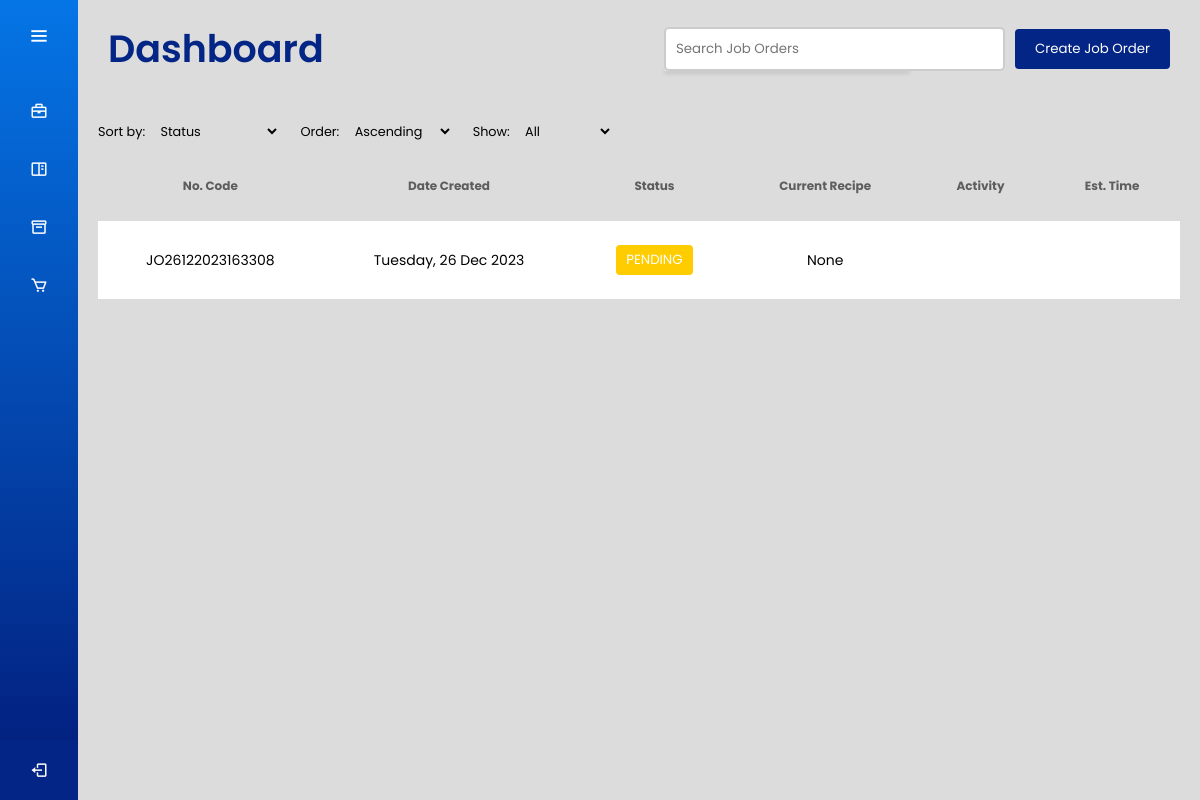
Page / (signed in) on the earlier database version.
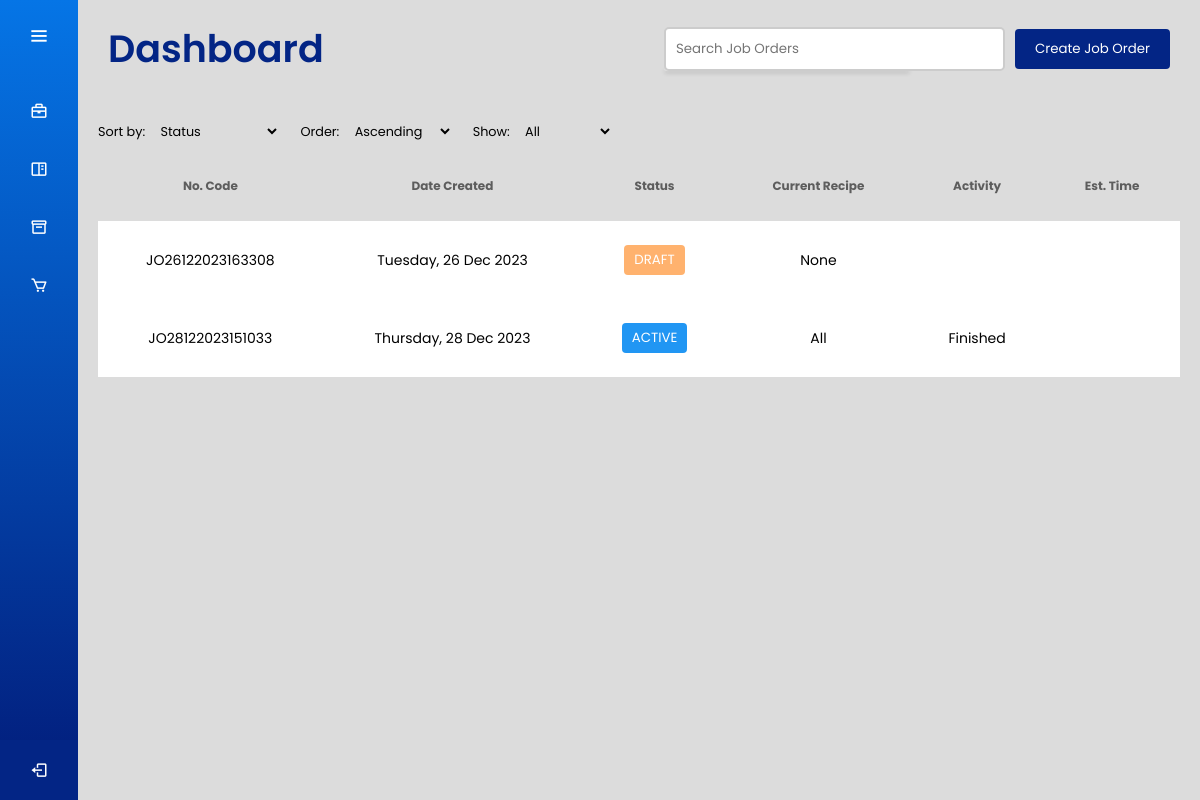
Same page on the later database version.
### joborders/models.py (models this page shows, shortened)
class JobOrder(models.Model):
    jobOrderId = models.CharField(max_length=50, unique=True)
    jobOrderCreatedDate = models.DateTimeField()
    jobOrderStatus = models.CharField(max_length=50)
    userId = models.ForeignKey(User, on_delete=models.CASCADE)

### users/views.py (the view, shortened to what this page needs)
# urls.py: path('', views.dashboard_view, name='dashboard'),
@login_required
def dashboard_view(request):
    malaysian_tz = pytz.timezone('Asia/Kuala_Lumpur')
    now = timezone.now().astimezone(malaysian_tz)
    job_orders_list = []
    job_orders = JobOrder.objects.all().prefetch_related('recipes__activity_recipe')
    try:
        user_role = UserRole.objects.get(user=request.user).role
    except UserRole.DoesNotExist:
        user_role = None  # Or set a default role if appropriate
    if user_role != 'production':
        raise Http404("Page not found.")
    for job_order in job_orders:
        earliest_activity = {
            'recipeName': 'None',
            'name': 'Not Started',
            'time': None
        }
        if job_order.jobOrderStatus == "ACTIVE":
            all_recipes_finished = True
            non_draft_recipes = job_order.recipes.filter(isDraft=False)
            if all_recipes_finished:
                earliest_activity['recipeName'] = 'All'
                earliest_activity['name'] = 'Finished'
                earliest_activity['time'] = None
        job_data = {
            'jobOrderId': job_order.jobOrderId,
            'jobOrderCreatedDate': job_order.jobOrderCreatedDate,
            'jobOrderStatus': job_order.jobOrderStatus,
            'current_recipe_name': earliest_activity['recipeName'],
            'current_activity_name': earliest_activity['name'],
            'current_activity_time': earliest_activity['time'],
        }
        job_orders_list.append(job_data)
    context = {
        'job_orders': job_orders_list,
        'user_role': user_role,
    }
    return render(request, 'dashboard.html', context)

### users/context_processors.py (called while the page is built)
def user_role_context(request):
    user = request.user
    if user.is_authenticated:
        try:
            user_role = UserRole.objects.get(user=user).get_role_display()
        except UserRole.DoesNotExist:
            user_role = None
    else:
        user_role = None
    return {
        'username': user.username if user.is_authenticated else 'Guest',
        'user_role': user_role
    }

### users/templates/dashboard.html (shortened to what this page needs)
<!DOCTYPE html>
<html lang="en" dir="ltr">
  {% load static %}
  <head>
    <link rel="stylesheet" href="{% static 'css/dash_style.css' %}">
    <link rel="stylesheet" href="{% static 'css/table_style.css' %}">
    <link href='https://unpkg.com/boxicons@2.0.7/css/boxicons.min.css' rel='stylesheet'>
   </head>
<body>
  {% include 'sidebar.html' %}
  <section class="home-section">
    {% include 'header.html' %}
    <div class="main-content">
      <div class="sort-filter-container">
        <div class="sort-by">
          <label for="sortBy">Sort by:</label>
          <select id="sortBy">
            <option value="status">Status</option>
          </select>
        </div>
        <div class="order">
          <label for="order">Order:</label>
          <select id="order">
            <option value="ascending">Ascending</option>
          </select>
        </div>
        <div class="show-lines">
          <label for="showLines">Show:</label>
          <select id="showLines">
            <option value="all">All</option>
          </select>
        </div>
      </div>
      {% include 'dashboard_table.html' %}
    </div>
  </section>
</body>
</html>

### users/templates/sidebar.html (shortened to what this page needs)
<!DOCTYPE html>
<html lang="en" dir="ltr">
  <head>
</head>
<body>
{% load static %}
<div class="sidebar">
    <div class="logo-details">
      {% if user_role == 'manager' %}
          <a href="{% url 'manager_dashboard' %}">
      {% elif user_role == 'production' %}
          <a href="{% url 'dashboard' %}">
      {% else %}
          <a href="{% url 'worker_dashboard' %}">
      {% endif %}
      </a>
      <i class='bx bx-menu' id="btn"></i>
  </div>
  <ul class="nav-list">
      <li>
          {% if user_role == 'manager' %}
              <a href="{% url 'manager_dashboard' %}">
          {% elif user_role == 'production' %}
              <a href="{% url 'dashboard' %}">
          {% else %}
              <a href="{% url 'worker_dashboard' %}">
          {% endif %}
          <i class='bx bx-briefcase' ></i>
          </a>
      </li>
      {% if user_role != 'packaging' and user_role != 'mixing' %}
      <li>
       <a href="{% url 'recipe_dashboard' %}">
        <i class='bx bx-book-content'></i>
       </a>
     </li>
    {% endif %}
     <li>
       <a href="{% url 'archives' %}">
        <i class='bx bx-box' ></i>
       </a>
     </li>
     <li>
       <a href="">
        <i class='bx bx-cart' ></i>
       </a>
     </li>
     <li class="profile">
         <div class="profile-details">
           <div class="name_job">
             <div class="name">{{ username }}</div>
             <div class="job">{{ user_role }}</div>
           </div>
         </div>
         <a href="{% url 'logout' %}"" id="logout_btn">
         <i class='bx bx-log-out' id="log_out"></i>
        </a>
     </li>
    </ul>
  </div>
</body>
</html>

### users/templates/header.html (shortened to what this page needs)
<!DOCTYPE html>
<html lang="en" dir="ltr">
  <head>
</head>
<body>
    <div class="header">
        <div class="text">Dashboard</div>
        <div class="top-menu">
            <input type="text" id="searchInput" placeholder="Search Job Orders">
            {% if user_role == 'production' %}
            <div class="dropdown">
                <button id="createJobOrderButton">Create Job Order</button>
            </div>
            {% endif %}
        </div>
    </div>
</body>
</html>

### users/templates/dashboard_table.html (shortened to what this page needs)
<!DOCTYPE html>
<html lang="en" dir="ltr">
<head>
</head>
<body>
    <table id="dashboard-table">
        <thead>
            <tr>
                <th>No. Code</th>
                <th>Date Created</th>
                <th>Status</th>
                <th>Current Recipe</th>
                <th>Activity</th>
                <th>Est. Time</th>
            </tr>
        </thead>
        <tbody>
            {% for job in job_orders %}
                <tr id="job_order_row_{{ job.jobOrderId }}" class="clickable-row" data-job-order-id="{{ job.jobOrderId }}">
                    <td>{{ job.jobOrderId }}</td>
                    <td>{{ job.jobOrderCreatedDate|date:"l, d M Y" }}</td>
                    <td>
                        <button class="status-button status-{{ job.jobOrderStatus|lower }}">
                            {{ job.jobOrderStatus }}
                        </button>
                    </td>
                    <td>{{ job.current_recipe_name }}</td>
                    {% if job.jobOrderStatus == "ACTIVE" %}
                        <td>{{ job.current_activity_name }}</td>
                        <td>{{ job.current_activity_time|date:"l, d M Y H:i A" }}</td>
                    {% else %}
                        <td></td>
                        <td></td>
                    {% endif %}
                </tr>
            {% empty %}
                <tr>
                    <td colspan="6">No job orders found.</td>
                </tr>
            {% endfor %}
        </tbody>
    </table>
</body>
</html>

### static/css/dash_style.css (style rules this page uses)
* { margin: 0; padding: 0; box-sizing: border-box; font-family: "Poppins", sans-serif; }
.sidebar { position: fixed; left: 0; top: 0; height: 100%; width: 78px; background: linear-gradient(180deg, rgb(5, 117, 230) 0%, rgb(2.46, 40.69, 137.58) 84.79%, rgb(2, 27, 121) 100%); padding: 6px 14px; z-index: 99; transition: all 0.5s ease; }
.sidebar .logo-details { height: 60px; display: flex; align-items: center; position: relative; }
.sidebar .logo-details #btn { position: absolute; top: 50%; right: 0; transform: translateY(-50%); font-size: 22px; transition: all 0.4s ease; font-size: 23px; text-align: center; cursor: pointer; transition: all 0.5s ease; }
.sidebar i { color: #fff; height: 60px; min-width: 50px; font-size: 28px; text-align: center; line-height: 60px; }
.sidebar .nav-list { margin-top: 20px; height: 100%; }
.sidebar li { position: relative; margin: 8px 0; list-style: none; }
.sidebar li a { display: flex; height: 100%; width: 100%; border-radius: 12px; align-items: center; text-decoration: none; transition: all 0.4s ease; background: none; }
.sidebar li i { height: 50px; line-height: 50px; font-size: 18px; border-radius: 12px; }
.sidebar li.profile { position: fixed; height: 60px; width: 78px; left: 0; bottom: -8px; padding: 10px 14px; background: #032585; transition: all 0.5s ease; overflow: hidden; }
.sidebar li .profile-details { display: flex; align-items: center; flex-wrap: nowrap; }
.sidebar li.profile .name, .sidebar li.profile .job { font-size: 15px; font-weight: 400; color: #fff; white-space: nowrap; }
.sidebar li.profile .job { font-size: 12px; }
.sidebar .profile #log_out { position: absolute; top: 50%; right: 0; transform: translateY(-50%); background: #032585; width: 100%; height: 60px; line-height: 60px; border-radius: 0px; transition: all 0.5s ease; }
.home-section { position: relative; background: #DCDCDC; min-height: 100vh; top: 0; left: 78px; width: calc(100% - 78px); transition: all 0.5s ease; z-index: 2; }
.home-section .text { display: inline-block; color: #032585; font-size: 38px; font-weight: 600; }
.top-menu { display: flex; align-items: center; }
.home-section .header { display: flex; justify-content: space-between; align-items: center; padding: 20px 30px 20px 30px; background-color: #DCDCDC; box-shadow: 0 2px 4px rgba(0, 0, 0, 0.1); }
.home-section .top-menu input[type="text"] { padding: 10px; padding-right: 70px; border-radius: 4px; margin-right: 10px; border: 2px solid #ccc; border-radius: 5px; outline: none; transition: border-color 0.3s; z-index: 2; }
.home-section .top-menu button { background-color: #032585; color: #fff; padding: 10px 20px; border: none; border-radius: 4px; cursor: pointer; transition: background-color 0.3s; }
.home-section .main-content { padding: 20px; background-color: #DCDCDC; min-height: 300px; height: 100%; }
.dropdown { position: relative; display: inline-block; }
.sort-filter-container { display: flex; justify-content: left; margin-bottom: 5px; }
.sort-filter-container>div { margin-right: 20px; }
.sort-filter-container label { font-size: 0.8em; }
.sort-filter-container select { background-color: transparent !important; border: transparent !important; font-size: 0.8em; size: 0.8em; padding: 5px; height: auto; }
.sort-filter-container select { padding: 5px; margin-left: 2px; }

### static/css/table_style.css (style rules this page uses)
table { width: 100%; border-collapse: collapse; margin: 0; }
table thead { color: #5D5D5D; }
table th { padding: 26px; text-align: center; vertical-align: middle; font-size: 12px; font-weight: 700; }
table td { padding: 24px; text-align: center; vertical-align: middle; font-size: 14px; }
table tbody tr { padding: 10px; background-color: #ffffff; transition: background-color 0.3s; }
.status-button { padding: 5px 10px; border: none; border-radius: 4px; color: white; font-weight: 400; cursor: default; }
.status-active { background-color: #2196F3; }
.status-draft { background-color: #ffb26e; }

Differences in the rows shown:
changed JobOrder "JO26122023163308": jobOrderStatus "PENDING" → "DRAFT" (drawn)
added JobOrder: jobOrderId "JO28122023151033", jobOrderCreatedDate "Thursday, 28 Dec 2023", jobOrderStatus "ACTIVE"
Other differences:
new list line: "JO26122023163308 Tuesday, 26 Dec 2023 DRAFT"
new list line: "None"
new list line: "All Finished"
list line gone: "JO26122023163308 Tuesday, 26 Dec 2023 PENDING"
list line gone: "None"
